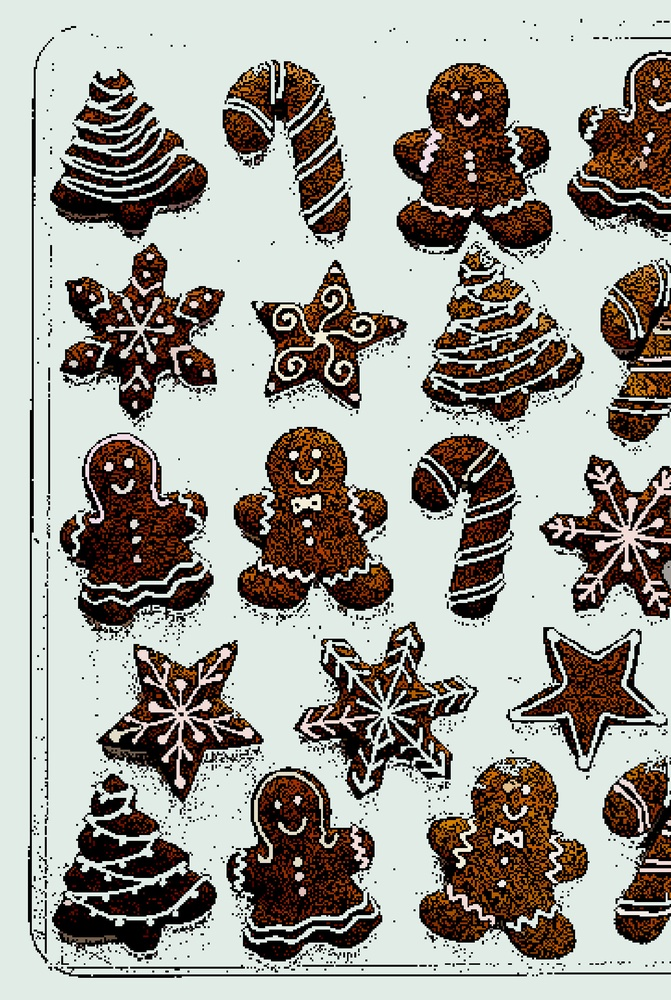
#> input picture 8bit to 32bit/ginger8Bit.jpg, 671 x 1000 px, shrunk from 1392 x 2073 before the run
$ jupyter execute '8bit to 32bit.ipynb'
#> lines starting #> are read from the running program, lines starting #| are printed output that depends on the picture
[cell 1]
from PIL import Image
import numpy as np
import matplotlib.image as mpimg
import matplotlib.pyplot as plt

import cv2

In first line, I read the image file with openCV. In the second line, I converted image datas type to 32-bit. That code does not change the values of array. In third line, I changed values. In 8-bit RGB, values are between [0,255] but in 32-bit coding, RGB values are changing in between [0,4294967295]. I found this value with this operation:

I multiply 8-bit values with 2^24 (256x256x256) and I created new array with 32-bit unsigned integer. Arrays and data types can be seen in results.

[cell 2]
i = cv2.imread('ginger8Bit.jpg') # Need to be sure to have a 8-bit input
#> i is the input picture: shape (1000, 671, 3); mean B, G, R 149.8, 157.1, 159.1
img = np.array(i, dtype=np.uint32) # This line only change the type, not values
img *= 256*256*256
# Now we get the good values in 16 bit format

[cell 3]
print(i)
#> (printed output is left out)
i

plt view of 8-bit image.

[cell 4]
plt.imshow(i)

[cell 5]
print(img)
#> (printed output is left out)
img

plt view of 8-bit image.

[cell 6]
plt.imshow(img)
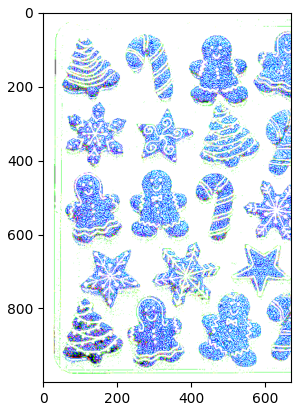
#> figure drawn by matplotlib, 1 panel; B, G, R data is drawn as R, G, B

Showing the 8-bit image.

[cell 7]
cv2.imshow('8bit',i)
cv2.waitKey(0)
cv2.destroyAllWindows()

showing 32-bit image with PIL library.

[cell 8]
pimg = Image.fromarray(img, 'RGB')
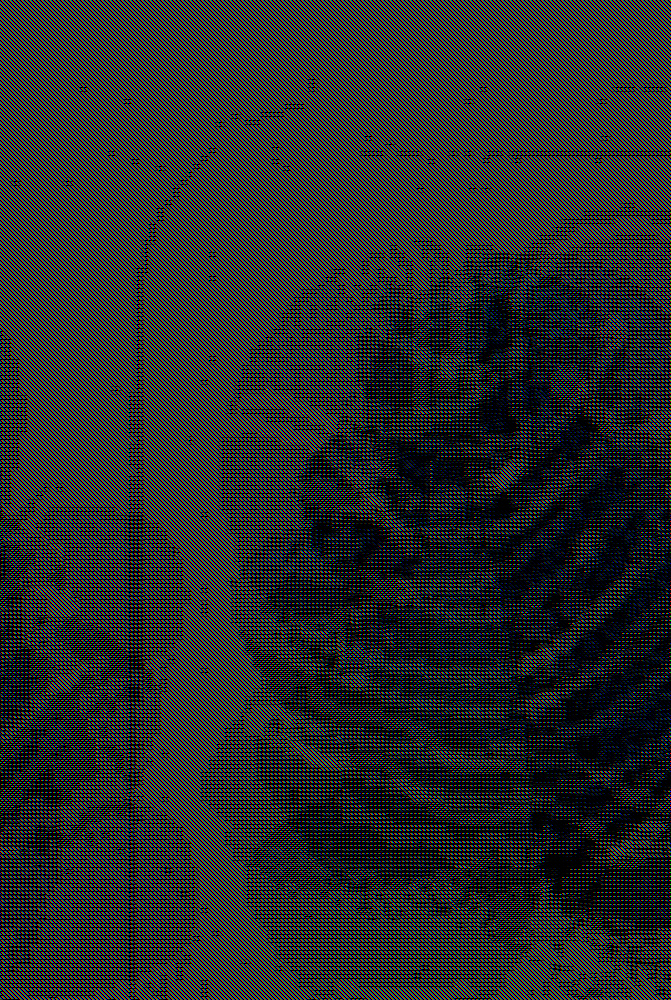
#> pimg: PIL image 671x1000 RGB; mean R, G, B 40.3, 42.2, 42.4
pimg.save('my.png')
pimg.show()
